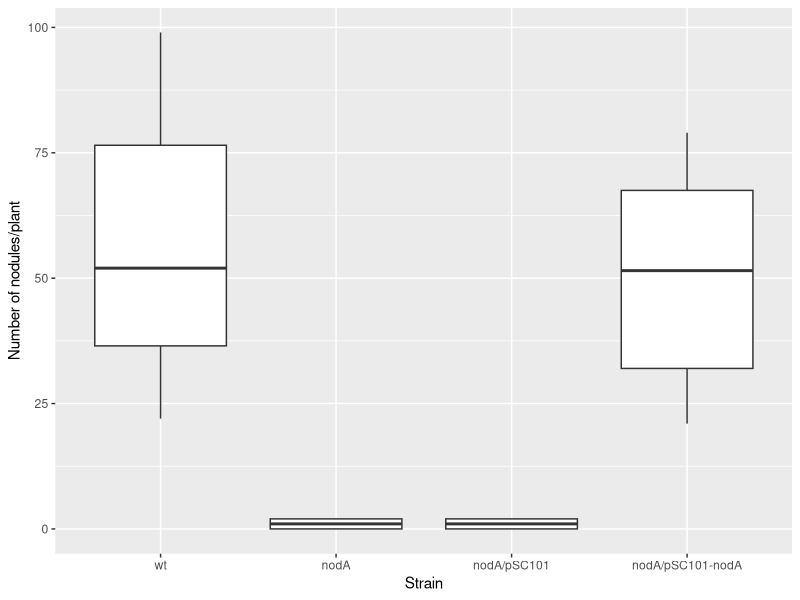

Reproduce this figure in R.
#additional examples for practice with ggplot2

#start by loading the necessary packages with the "library" command: here we will be using ggplot2
library(ggplot2)

#Extra Practice Problem 1: the ability of rhizobia to form nodules on Phaseolus vulgaris roots

rhizo <- read.csv("RhizobiaNodulation.csv")

#I can check that the data have loaded using the View command
View(rhizo)

#visualise the data

#Define the desired order of the groups (to appear on the x-axis)
desired_order <- c("wt", "nodA", "nodA/pSC101", "nodA/pSC101-nodA")  

# Reorder the 'name' variable as a factor with the desired order
rhizo$name <- factor(rhizo$name, levels = desired_order)

# Create the ggplot with the modified order of groups
rhizoplot <- ggplot(rhizo, aes(x = name, y = nodules)) +
  geom_boxplot(aes(group = name)) +
  labs(x = "Strain", y = "Number of nodules/plant")

print(rhizoplot)

#Extra Practice Problem 2: 







